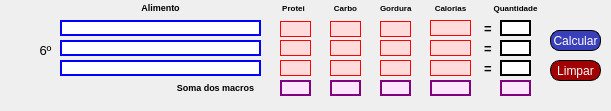
     <widget class="QWidget" name="widget_4" native="true">
      <property name="geometry">
       <rect>
        <x>-30</x>
        <y>770</y>
        <width>611</width>
        <height>111</height>
       </rect>
      </property>
      <widget class="QLabel" name="alimento_ref_18">
       <property name="geometry">
        <rect>
         <x>60</x>
         <y>20</y>
         <width>201</width>
         <height>16</height>
        </rect>
       </property>
       <property name="styleSheet">
        <string notr="true">background-color: rgb(255, 255, 255);
border: 1.5px solid blue</string>
       </property>
       <property name="text">
        <string/>
       </property>
       <property name="alignment">
        <set>Qt::AlignCenter</set>
       </property>
      </widget>
      <widget class="QLabel" name="gord_ref_17">
       <property name="geometry">
        <rect>
         <x>380</x>
         <y>40</y>
         <width>31</width>
         <height>16</height>
        </rect>
       </property>
       <property name="styleSheet">
        <string notr="true">border: 1px solid red;
background-color: rgb(255, 219, 219);</string>
       </property>
       <property name="text">
        <string/>
       </property>
       <property name="alignment">
        <set>Qt::AlignCenter</set>
       </property>
      </widget>
      <widget class="QLineEdit" name="quanti_ref_16">
       <property name="geometry">
        <rect>
         <x>500</x>
         <y>60</y>
         <width>31</width>
         <height>16</height>
        </rect>
       </property>
       <property name="styleSheet">
        <string notr="true">background-color: rgb(255, 255, 255);
border: 1.5px solid black</string>
       </property>
       <property name="alignment">
        <set>Qt::AlignCenter</set>
       </property>
      </widget>
      <widget class="QLabel" name="soma_gord_6">
       <property name="geometry">
        <rect>
         <x>380</x>
         <y>80</y>
         <width>31</width>
         <height>16</height>
        </rect>
       </property>
       <property name="styleSheet">
        <string notr="true">border: 1.5px solid purple;
background-color: rgb(252, 229, 255);</string>
       </property>
       <property name="text">
        <string/>
       </property>
       <property name="alignment">
        <set>Qt::AlignCenter</set>
       </property>
      </widget>
      <widget class="QLabel" name="gord_ref_16">
       <property name="geometry">
        <rect>
         <x>380</x>
         <y>21</y>
         <width>31</width>
         <height>16</height>
        </rect>
       </property>
       <property name="styleSheet">
        <string notr="true">border: 1px solid red;
background-color: rgb(255, 219, 219);</string>
       </property>
       <property name="text">
        <string/>
       </property>
       <property name="alignment">
        <set>Qt::AlignCenter</set>
       </property>
      </widget>
      <widget class="QLabel" name="kcal_ref_18">
       <property name="geometry">
        <rect>
         <x>430</x>
         <y>40</y>
         <width>41</width>
         <height>16</height>
        </rect>
       </property>
       <property name="font">
        <font>
         <pointsize>8</pointsize>
         <weight>50</weight>
         <bold>false</bold>
        </font>
       </property>
       <property name="styleSheet">
        <string notr="true">border: 1px solid red;
background-color: rgb(255, 219, 219);</string>
       </property>
       <property name="text">
        <string/>
       </property>
       <property name="alignment">
        <set>Qt::AlignCenter</set>
       </property>
      </widget>
      <widget class="QPushButton" name="btn_calcular_ref_6">
       <property name="geometry">
        <rect>
         <x>550</x>
         <y>30</y>
         <width>51</width>
         <height>21</height>
        </rect>
       </property>
       <property name="styleSheet">
        <string notr="true">border-radius:9px;
font: 8pt &quot;MV Boli&quot;;
color: rgb(255, 255, 255);
background-color: rgb(57, 63, 184);
border: 1px solid black;
</string>
       </property>
       <property name="text">
        <string>Calcular</string>
       </property>
      </widget>
      <widget class="QLabel" name="alimento_ref_16">
       <property name="geometry">
        <rect>
         <x>60</x>
         <y>60</y>
         <width>201</width>
         <height>16</height>
        </rect>
       </property>
       <property name="styleSheet">
        <string notr="true">background-color: rgb(255, 255, 255);
border: 1.5px solid blue</string>
       </property>
       <property name="text">
        <string/>
       </property>
       <property name="alignment">
        <set>Qt::AlignCenter</set>
       </property>
      </widget>
      <widget class="QLabel" name="label_80">
       <property name="geometry">
        <rect>
         <x>270</x>
         <y>0</y>
         <width>47</width>
         <height>16</height>
        </rect>
       </property>
       <property name="text">
        <string>&lt;html&gt;&lt;head/&gt;&lt;body&gt;&lt;p&gt;&lt;span style=&quot; font-size:6pt; font-weight:600;&quot;&gt;Protei&lt;/span&gt;&lt;/p&gt;&lt;/body&gt;&lt;/html&gt;</string>
       </property>
       <property name="alignment">
        <set>Qt::AlignCenter</set>
       </property>
      </widget>
      <widget class="QLabel" name="total_calorico_5">
       <property name="geometry">
        <rect>
         <x>430</x>
         <y>80</y>
         <width>41</width>
         <height>16</height>
        </rect>
       </property>
       <property name="font">
        <font>
         <pointsize>8</pointsize>
         <weight>50</weight>
         <bold>false</bold>
        </font>
       </property>
       <property name="styleSheet">
        <string notr="true">border: 1.5px solid purple;
background-color: rgb(252, 229, 255);</string>
       </property>
       <property name="text">
        <string/>
       </property>
       <property name="alignment">
        <set>Qt::AlignCenter</set>
       </property>
      </widget>
      <widget class="QLabel" name="soma_prot_6">
       <property name="geometry">
        <rect>
         <x>280</x>
         <y>80</y>
         <width>31</width>
         <height>16</height>
        </rect>
       </property>
       <property name="styleSheet">
        <string notr="true">border: 1.5px solid purple;
background-color: rgb(252, 229, 255);</string>
       </property>
       <property name="text">
        <string/>
       </property>
       <property name="alignment">
        <set>Qt::AlignCenter</set>
       </property>
      </widget>
      <widget class="QLabel" name="label_9">
       <property name="geometry">
        <rect>
         <x>30</x>
         <y>30</y>
         <width>31</width>
         <height>41</height>
        </rect>
       </property>
       <property name="font">
        <font>
         <family>MS Shell Dlg 2</family>
         <pointsize>10</pointsize>
         <weight>9</weight>
         <italic>false</italic>
         <bold>false</bold>
        </font>
       </property>
       <property name="styleSheet">
        <string notr="true">font: 75 10pt &quot;MS Shell Dlg 2&quot;;</string>
       </property>
       <property name="text">
        <string>&lt;html&gt;&lt;head/&gt;&lt;body&gt;&lt;p&gt;6º&lt;/p&gt;&lt;/body&gt;&lt;/html&gt;</string>
       </property>
       <property name="alignment">
        <set>Qt::AlignCenter</set>
       </property>
      </widget>
      <widget class="QLabel" name="label_25">
       <property name="geometry">
        <rect>
         <x>60</x>
         <y>0</y>
         <width>201</width>
         <height>16</height>
        </rect>
       </property>
       <property name="font">
        <font>
         <pointsize>6</pointsize>
        </font>
       </property>
       <property name="text">
        <string>&lt;html&gt;&lt;head/&gt;&lt;body&gt;&lt;p&gt;&lt;span style=&quot; font-size:7pt; font-weight:600;&quot;&gt;Alimento&lt;/span&gt;&lt;/p&gt;&lt;/body&gt;&lt;/html&gt;</string>
       </property>
       <property name="alignment">
        <set>Qt::AlignCenter</set>
       </property>
      </widget>
      <widget class="QLabel" name="soma_quantidade_6">
       <property name="geometry">
        <rect>
         <x>500</x>
         <y>80</y>
         <width>31</width>
         <height>16</height>
        </rect>
       </property>
       <property name="styleSheet">
        <string notr="true">border: 1.5px solid purple;
background-color: rgb(252, 229, 255);</string>
       </property>
       <property name="text">
        <string/>
       </property>
       <property name="alignment">
        <set>Qt::AlignCenter</set>
       </property>
      </widget>
      <widget class="QLabel" name="carb_ref_17">
       <property name="geometry">
        <rect>
         <x>330</x>
         <y>21</y>
         <width>31</width>
         <height>16</height>
        </rect>
       </property>
       <property name="styleSheet">
        <string notr="true">border: 1px solid red;
background-color: rgb(255, 219, 219);</string>
       </property>
       <property name="text">
        <string/>
       </property>
       <property name="alignment">
        <set>Qt::AlignCenter</set>
       </property>
      </widget>
      <widget class="QLabel" name="carb_ref_18">
       <property name="geometry">
        <rect>
         <x>330</x>
         <y>60</y>
         <width>31</width>
         <height>16</height>
        </rect>
       </property>
       <property name="styleSheet">
        <string notr="true">border: 1px solid red;
background-color: rgb(255, 219, 219);</string>
       </property>
       <property name="text">
        <string/>
       </property>
       <property name="alignment">
        <set>Qt::AlignCenter</set>
       </property>
      </widget>
      <widget class="QLabel" name="label_81">
       <property name="geometry">
        <rect>
         <x>170</x>
         <y>80</y>
         <width>91</width>
         <height>16</height>
        </rect>
       </property>
       <property name="font">
        <font>
         <pointsize>6</pointsize>
        </font>
       </property>
       <property name="text">
        <string>&lt;html&gt;&lt;head/&gt;&lt;body&gt;&lt;p&gt;&lt;span style=&quot; font-size:7pt; font-weight:600;&quot;&gt;Soma dos macros&lt;/span&gt;&lt;/p&gt;&lt;/body&gt;&lt;/html&gt;</string>
       </property>
       <property name="alignment">
        <set>Qt::AlignCenter</set>
       </property>
      </widget>
      <widget class="QLabel" name="prot_ref_18">
       <property name="geometry">
        <rect>
         <x>280</x>
         <y>21</y>
         <width>31</width>
         <height>16</height>
        </rect>
       </property>
       <property name="styleSheet">
        <string notr="true">border: 1px solid red;
background-color: rgb(255, 219, 219);</string>
       </property>
       <property name="text">
        <string/>
       </property>
       <property name="alignment">
        <set>Qt::AlignCenter</set>
       </property>
      </widget>
      <widget class="QLabel" name="label_79">
       <property name="geometry">
        <rect>
         <x>380</x>
         <y>0</y>
         <width>47</width>
         <height>16</height>
        </rect>
       </property>
       <property name="text">
        <string>&lt;html&gt;&lt;head/&gt;&lt;body&gt;&lt;p&gt;&lt;span style=&quot; font-size:6pt; font-weight:600;&quot;&gt;Gordura&lt;/span&gt;&lt;/p&gt;&lt;/body&gt;&lt;/html&gt;</string>
       </property>
      </widget>
      <widget class="QLabel" name="kcal_ref_16">
       <property name="geometry">
        <rect>
         <x>430</x>
         <y>60</y>
         <width>41</width>
         <height>16</height>
        </rect>
       </property>
       <property name="font">
        <font>
         <pointsize>8</pointsize>
         <weight>50</weight>
         <bold>false</bold>
        </font>
       </property>
       <property name="styleSheet">
        <string notr="true">border: 1px solid red;
background-color: rgb(255, 219, 219);</string>
       </property>
       <property name="text">
        <string/>
       </property>
       <property name="alignment">
        <set>Qt::AlignCenter</set>
       </property>
      </widget>
      <widget class="QLabel" name="carb_ref_16">
       <property name="geometry">
        <rect>
         <x>330</x>
         <y>40</y>
         <width>31</width>
         <height>16</height>
        </rect>
       </property>
       <property name="styleSheet">
        <string notr="true">border: 1px solid red;
background-color: rgb(255, 219, 219);</string>
       </property>
       <property name="text">
        <string/>
       </property>
       <property name="alignment">
        <set>Qt::AlignCenter</set>
       </property>
      </widget>
      <widget class="QLabel" name="gord_ref_18">
       <property name="geometry">
        <rect>
         <x>380</x>
         <y>60</y>
         <width>31</width>
         <height>16</height>
        </rect>
       </property>
       <property name="styleSheet">
        <string notr="true">border: 1px solid red;
background-color: rgb(255, 219, 219);</string>
       </property>
       <property name="text">
        <string/>
       </property>
       <property name="alignment">
        <set>Qt::AlignCenter</set>
       </property>
      </widget>
      <widget class="QLabel" name="prot_ref_16">
       <property name="geometry">
        <rect>
         <x>280</x>
         <y>60</y>
         <width>31</width>
         <height>16</height>
        </rect>
       </property>
       <property name="styleSheet">
        <string notr="true">border: 1px solid red;
background-color: rgb(255, 219, 219);</string>
       </property>
       <property name="text">
        <string/>
       </property>
       <property name="alignment">
        <set>Qt::AlignCenter</set>
       </property>
      </widget>
      <widget class="QLabel" name="alimento_ref_17">
       <property name="geometry">
        <rect>
         <x>60</x>
         <y>40</y>
         <width>201</width>
         <height>16</height>
        </rect>
       </property>
       <property name="styleSheet">
        <string notr="true">background-color: rgb(255, 255, 255);
border: 1.5px solid blue</string>
       </property>
       <property name="text">
        <string/>
       </property>
       <property name="alignment">
        <set>Qt::AlignCenter</set>
       </property>
      </widget>
      <widget class="QLabel" name="label_82">
       <property name="geometry">
        <rect>
         <x>320</x>
         <y>0</y>
         <width>51</width>
         <height>16</height>
        </rect>
       </property>
       <property name="text">
        <string>&lt;html&gt;&lt;head/&gt;&lt;body&gt;&lt;p&gt;&lt;span style=&quot; font-size:6pt; font-weight:600;&quot;&gt;Carbo&lt;/span&gt;&lt;/p&gt;&lt;/body&gt;&lt;/html&gt;</string>
       </property>
       <property name="alignment">
        <set>Qt::AlignCenter</set>
       </property>
      </widget>
      <widget class="QLabel" name="prot_ref_17">
       <property name="geometry">
        <rect>
         <x>280</x>
         <y>40</y>
         <width>31</width>
         <height>16</height>
        </rect>
       </property>
       <property name="styleSheet">
        <string notr="true">border: 1px solid red;
background-color: rgb(255, 219, 219);</string>
       </property>
       <property name="text">
        <string/>
       </property>
       <property name="alignment">
        <set>Qt::AlignCenter</set>
       </property>
      </widget>
      <widget class="QLabel" name="label_83">
       <property name="geometry">
        <rect>
         <x>480</x>
         <y>0</y>
         <width>71</width>
         <height>16</height>
        </rect>
       </property>
       <property name="text">
        <string>&lt;html&gt;&lt;head/&gt;&lt;body&gt;&lt;p&gt;&lt;span style=&quot; font-size:6pt; font-weight:600;&quot;&gt;Quantidade&lt;/span&gt;&lt;/p&gt;&lt;/body&gt;&lt;/html&gt;</string>
       </property>
       <property name="alignment">
        <set>Qt::AlignCenter</set>
       </property>
      </widget>
      <widget class="QLineEdit" name="quanti_ref_18">
       <property name="geometry">
        <rect>
         <x>500</x>
         <y>40</y>
         <width>31</width>
         <height>16</height>
        </rect>
       </property>
       <property name="styleSheet">
        <string notr="true">background-color: rgb(255, 255, 255);
border: 1.5px solid black</string>
       </property>
       <property name="alignment">
        <set>Qt::AlignCenter</set>
       </property>
      </widget>
      <widget class="QLineEdit" name="quanti_ref_17">
       <property name="geometry">
        <rect>
         <x>500</x>
         <y>20</y>
         <width>31</width>
         <height>16</height>
        </rect>
       </property>
       <property name="styleSheet">
        <string notr="true">background-color: rgb(255, 255, 255);
border: 1.5px solid black</string>
       </property>
       <property name="text">
        <string/>
       </property>
       <property name="alignment">
        <set>Qt::AlignCenter</set>
       </property>
      </widget>
      <widget class="QLabel" name="kcal_ref_17">
       <property name="geometry">
        <rect>
         <x>430</x>
         <y>20</y>
         <width>41</width>
         <height>16</height>
        </rect>
       </property>
       <property name="font">
        <font>
         <pointsize>8</pointsize>
         <weight>50</weight>
         <bold>false</bold>
        </font>
       </property>
       <property name="styleSheet">
        <string notr="true">border: 1px solid red;
background-color: rgb(255, 219, 219);</string>
       </property>
       <property name="text">
        <string/>
       </property>
       <property name="alignment">
        <set>Qt::AlignCenter</set>
       </property>
      </widget>
      <widget class="QLabel" name="soma_carb_6">
       <property name="geometry">
        <rect>
         <x>330</x>
         <y>80</y>
         <width>31</width>
         <height>16</height>
        </rect>
       </property>
       <property name="styleSheet">
        <string notr="true">border: 1.5px solid purple;
background-color: rgb(252, 229, 255);</string>
       </property>
       <property name="text">
        <string/>
       </property>
       <property name="alignment">
        <set>Qt::AlignCenter</set>
       </property>
      </widget>
      <widget class="QLabel" name="label_89">
       <property name="geometry">
        <rect>
         <x>430</x>
         <y>0</y>
         <width>41</width>
         <height>16</height>
        </rect>
       </property>
       <property name="text">
        <string>&lt;html&gt;&lt;head/&gt;&lt;body&gt;&lt;p&gt;&lt;span style=&quot; font-size:6pt; font-weight:600;&quot;&gt;Calorias&lt;/span&gt;&lt;/p&gt;&lt;/body&gt;&lt;/html&gt;</string>
       </property>
       <property name="alignment">
        <set>Qt::AlignCenter</set>
       </property>
      </widget>
      <widget class="QPushButton" name="btn_limpar_6">
       <property name="geometry">
        <rect>
         <x>550</x>
         <y>60</y>
         <width>51</width>
         <height>21</height>
        </rect>
       </property>
       <property name="styleSheet">
        <string notr="true">border-radius:10px;
font: 8pt &quot;MV Boli&quot;;
color: rgb(255, 255, 255);
background-color: rgb(161, 0, 2);
border: 1px solid black;</string>
       </property>
       <property name="text">
        <string>Limpar</string>
       </property>
      </widget>
      <widget class="QLabel" name="label_55">
       <property name="geometry">
        <rect>
         <x>480</x>
         <y>20</y>
         <width>16</width>
         <height>16</height>
        </rect>
       </property>
       <property name="font">
        <font>
         <pointsize>10</pointsize>
         <weight>75</weight>
         <bold>true</bold>
        </font>
       </property>
       <property name="text">
        <string>=</string>
       </property>
       <property name="alignment">
        <set>Qt::AlignCenter</set>
       </property>
      </widget>
      <widget class="QLabel" name="label_56">
       <property name="geometry">
        <rect>
         <x>480</x>
         <y>40</y>
         <width>16</width>
         <height>16</height>
        </rect>
       </property>
       <property name="font">
        <font>
         <pointsize>10</pointsize>
         <weight>75</weight>
         <bold>true</bold>
        </font>
       </property>
       <property name="text">
        <string>=</string>
       </property>
       <property name="alignment">
        <set>Qt::AlignCenter</set>
       </property>
      </widget>
      <widget class="QLabel" name="label_58">
       <property name="geometry">
        <rect>
         <x>480</x>
         <y>60</y>
         <width>16</width>
         <height>16</height>
        </rect>
       </property>
       <property name="font">
        <font>
         <pointsize>10</pointsize>
         <weight>75</weight>
         <bold>true</bold>
        </font>
       </property>
       <property name="text">
        <string>=</string>
       </property>
       <property name="alignment">
        <set>Qt::AlignCenter</set>
       </property>
      </widget>
     </widget>
